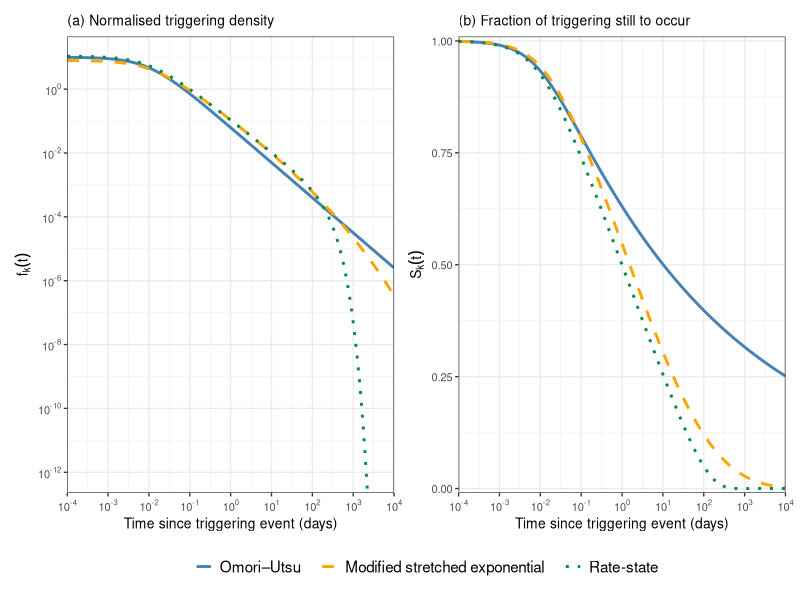
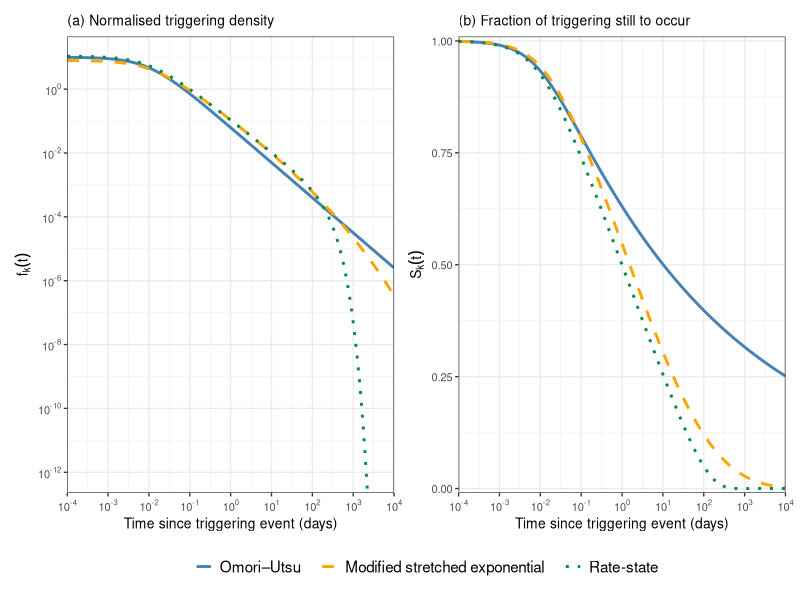

Write R code to recreate these figures, in order.
#===============================================================================
# Comparison of the three candidate triggering kernels
#
#   (a) normalised densities  f_k(t) = g_k(t) / G_k(0, Inf)      [log-log]
#   (b) survival functions    S_k(t) = 1 - F_k(t)                [log-x]
#
# Normalised forms are plotted to restrict kernel comparisons to shape of decay.  
# Survival functions display the fraction of an event's triggering still
# outstanding at time t.
#
# Parameters choices are informed following Hainzl & Christophersen (2017, Figure 1).
#===============================================================================

#-------------------------------------------------------------------------------
# Package dependencies
#-------------------------------------------------------------------------------

library(ggplot2)
library(here)
library(patchwork)

#-------------------------------------------------------------------------------
# Normalised densities and survival functions: log1p / expm1 for numerical stability
#-------------------------------------------------------------------------------

# Omori-Utsu 
f_ou <- function(t, c, p) (p - 1) / c * (1 + t / c)^(-p)
S_ou <- function(t, c, p) (1 + t / c)^(1 - p)

# Modified stretched exponential 
#  delta(t) = (d + t)^gamma - d^gamma, written to avoid cancellation at small t
delta_ms <- function(t, d, gamma) {
  d^gamma * expm1(gamma * log1p(t / d))
}

f_ms <- function(t, d, lambda, gamma) {
  lambda * gamma * (d + t)^(gamma - 1) * exp(-lambda * delta_ms(t, d, gamma))
}

S_ms <- function(t, d, lambda, gamma) {
  exp(-lambda * delta_ms(t, d, gamma))
}

# Rate-state 
f_rs <- function(t, B, ta) {
  z <- exp(-t / ta)
  B * z / (-ta * log1p(-B) * (1 - B * z))
}

S_rs <- function(t, B, ta) {
  log1p(-B * exp(-t / ta)) / log1p(-B)
}

#-------------------------------------------------------------------------------
# Parameters (Hainzl & Christophersen 2017, Figure 1)
#-------------------------------------------------------------------------------

par_ou <- list(c = 0.01,  p   = 1.1)
par_ms <- list(d = 0.01, lambda = 1, gamma = 0.2)
par_rs <- list(B = 0.9999, ta = 100)

kernel_levels <- c("Omori\u2013Utsu",
                   "Modified stretched exponential",
                   "Rate-state")

t_grid <- 10^seq(-4, 4, length.out = 3000)

#-------------------------------------------------------------------------------
# Evaluate kernels and order factor levels for legend
#-------------------------------------------------------------------------------

kern <- rbind(
  data.frame(t = t_grid, kernel = kernel_levels[1],
             density  = f_ou(t_grid, par_ou$c, par_ou$p),
             survival = S_ou(t_grid, par_ou$c, par_ou$p)),
  data.frame(t = t_grid, kernel = kernel_levels[2],
             density  = f_ms(t_grid, par_ms$d, par_ms$lambda, par_ms$gamma),
             survival = S_ms(t_grid, par_ms$d, par_ms$lambda, par_ms$gamma)),
  data.frame(t = t_grid, kernel = kernel_levels[3],
             density  = f_rs(t_grid, par_rs$B, par_rs$ta),
             survival = S_rs(t_grid, par_rs$B, par_rs$ta))
)

kern$kernel <- factor(kern$kernel, level = kernel_levels)

#-------------------------------------------------------------------------------
# Plotting parameters
#-------------------------------------------------------------------------------

# Kernel identifiers - colour and line type
kernel_cols <- setNames(c("steelblue", "orange", "springgreen4"), kernel_levels)
kernel_lty  <- setNames(c("solid", "dashed", "dotted"), kernel_levels)

# Format tick labels as, e.g., 10^2 instead 1e2
log_lab <- scales::trans_format("log10", scales::math_format(10^.x))

# Common theme choices for both plots
base_theme <- theme_bw(base_size = 10) +
  theme(legend.title     = element_blank(),
        legend.position  = "bottom",
        legend.key.width = unit(0.9, "lines"),
        legend.key.spacing.x = unit(0.5, "cm"),
        legend.spacing.x = unit(0.6, "cm"),
        legend.text      = element_text(size = 11),
        panel.grid.minor = element_line(linewidth = 0.15),
        plot.title       = element_text(size = 10, face = "plain"))

# Logarithmic x-axis used in both plots
x_scale <- scale_x_log10(breaks = 10^seq(-4, 4, by = 1), labels = log_lab,
                         expand = expansion(mult = 0))

#-------------------------------------------------------------------------------
# Panel (a): normalised densities (log-log)
#-------------------------------------------------------------------------------

p_density <- ggplot(kern, aes(t, density, colour = kernel, linetype = kernel)) +
  geom_line(linewidth = 1) +
  x_scale + 
  scale_y_log10(breaks = 10^seq(-12, 2, by = 2), labels = log_lab) +
  coord_cartesian(ylim = c(1e-12, 1e1)) +
  scale_colour_manual(values = kernel_cols) +
  scale_linetype_manual(values = kernel_lty) +
  labs(title = "(a) Normalised triggering density",
       x = "Time since triggering event (days)",
       y = expression(f[k](t))) +
  base_theme

#-------------------------------------------------------------------------------
# Panel (b): survival functions (log x - linear y)
#-------------------------------------------------------------------------------

p_survival <- ggplot(kern, aes(t, survival, colour = kernel, linetype = kernel)) +
  geom_line(linewidth = 1) +
  x_scale +
  scale_y_continuous(limits = c(0, 1), expand = expansion(mult = c(0.01, 0.01))) +
  scale_colour_manual(values = kernel_cols) +
  scale_linetype_manual(values = kernel_lty) +
  labs(title = "(b) Fraction of triggering still to occur",
       x = "Time since triggering event (days)",
       y = expression(S[k](t))) +
  base_theme

#-------------------------------------------------------------------------------
# Combine 
#-------------------------------------------------------------------------------

fig <- (p_density | p_survival) + plot_layout(guides = "collect") &
  theme(legend.position = "bottom")

print(fig)

#-------------------------------------------------------------------------------
# Percentage of triggering beyond $0.1$ days 
#-------------------------------------------------------------------------------

t_eval <- 1e-1
cat(sprintf("\nPercentage of triggering outstanding beyond %g days:\n", t_eval),
    sprintf("%-32s %10.3g%%\n",
            kernel_levels,
            100 * c(S_ou(t_eval, par_ou$c,  par_ou$p),
                    S_ms(t_eval, par_ms$d,  par_ms$lambda, par_ms$gamma),
                    S_rs(t_eval, par_rs$B,  par_rs$ta))), sep = "")

#-------------------------------------------------------------------------------
# Percentage of triggering beyond $1$ days 
#-------------------------------------------------------------------------------

t_eval <- 1
cat(sprintf("\nPercentage of triggering outstanding beyond %g day:\n", t_eval),
    sprintf("%-32s %10.3g%%\n",
            kernel_levels,
            100 * c(S_ou(t_eval, par_ou$c,  par_ou$p),
                    S_ms(t_eval, par_ms$d,  par_ms$lambda, par_ms$gamma),
                    S_rs(t_eval, par_rs$B,  par_rs$ta))), sep = "")

#-------------------------------------------------------------------------------
# Percentage of triggering beyond $1,000$ days 
#-------------------------------------------------------------------------------

t_eval <- 1e3
cat(sprintf("\nPercentage of triggering outstanding beyond %g days:\n", t_eval),
    sprintf("%-32s %10.3g%%\n",
            kernel_levels,
            100 * c(S_ou(t_eval, par_ou$c,  par_ou$p),
                    S_ms(t_eval, par_ms$d,  par_ms$lambda, par_ms$gamma),
                    S_rs(t_eval, par_rs$B,  par_rs$ta))), sep = "")

#-------------------------------------------------------------------------------
# Save plots
#-------------------------------------------------------------------------------

fig_src <- here("outputs", "comparison-figure")
dir.create(fig_src, recursive = TRUE, showWarnings = FALSE)
ggsave(here(fig_src, "kernel-comparison.pdf"), fig, width = 7, height = 3.5)
